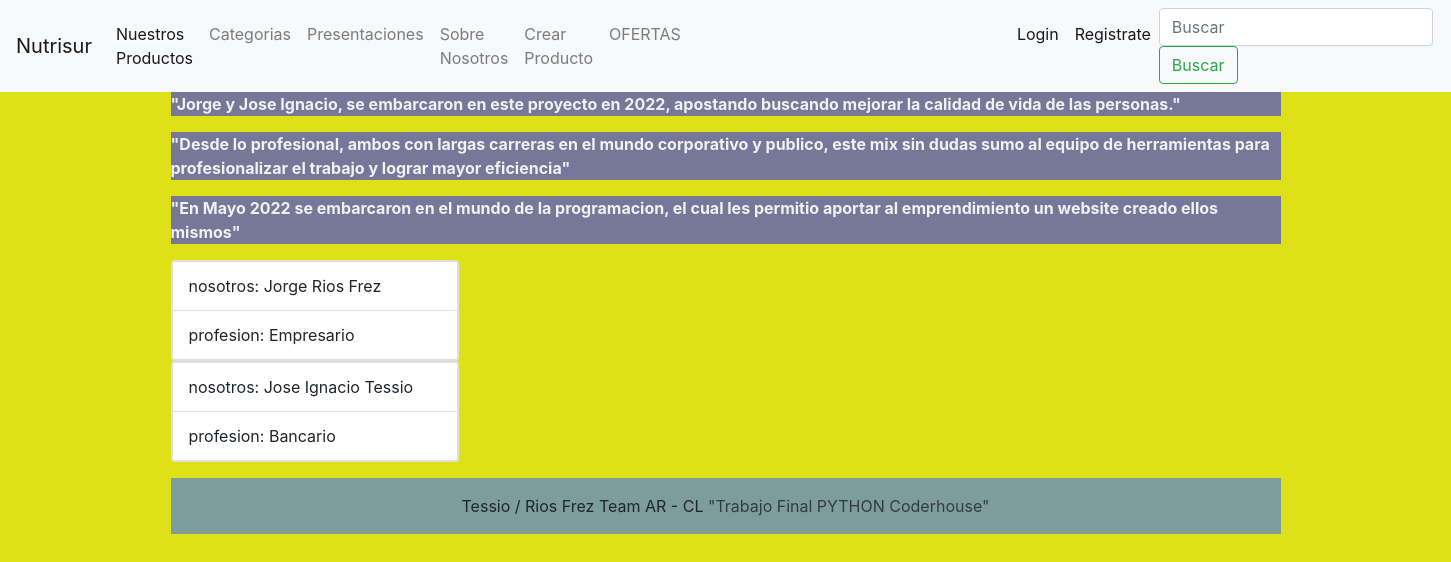
The page /about/ on the database its author committed.
### nutrisur/models.py (models this page shows)
class About(models.Model):
    nosotros = models.CharField(max_length=50)
    profesion = models.CharField(max_length=50)

### nutrisur/views.py (the view)
# urls.py: path('about/', about, name ='about'),
def about(request):
    consulta = About.objects.all()
    context = {'About': consulta}
    return render(request, "about.html", context=context)

### templates/about.html (shortened to what this page needs)
{% extends 'base.html' %}
{% block contenido_que_cambia %}
<p style="background-color: #777799; color: #f1f1f1; font-weight: bold">
  "Jorge y Jose Ignacio, se embarcaron en este proyecto en 2022, apostando buscando mejorar la calidad de vida de las personas."
</p>
<p style="background-color: #777799; color: #f1f1f1; font-weight: bold">
  "Desde lo profesional, ambos con largas carreras en el mundo corporativo y publico, este mix sin dudas sumo al equipo de herramientas para profesionalizar el trabajo y lograr mayor eficiencia"
</p>
<p style="background-color: #777799; color: #f1f1f1; font-weight: bold">
  "En Mayo 2022 se embarcaron en el mundo de la programacion, el cual les permitio aportar al emprendimiento un website creado ellos mismos"
</p>
<p>
{% for i in About %}
<div class="card" style="width: 18rem;">
    <ul class="list-group list-group-light">
      <li class="list-group-item px-3">nosotros: {{i.nosotros}}</li>
      <li class="list-group-item px-3">profesion: {{i.profesion}} </li>
    </ul>
  </div>
  {% endfor %}
  <p>
{% endblock %}

### rows shown on the page
About: nosotros "Jorge Rios Frez", profesion "Empresario"
About: nosotros "Jose Ignacio Tessio", profesion "Bancario"
